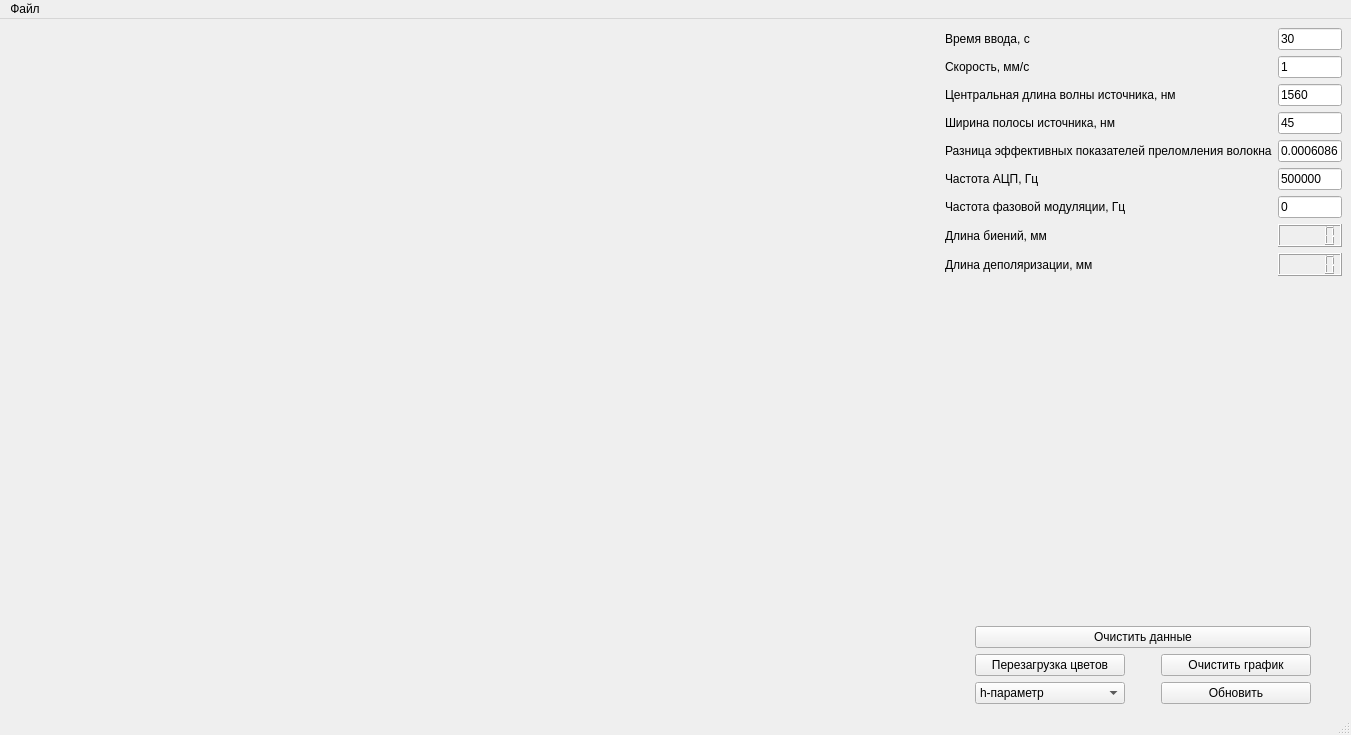
<?xml version="1.0" encoding="UTF-8"?>
<ui version="4.0">
 <class>MainWindow</class>
 <widget class="QMainWindow" name="MainWindow">
  <property name="geometry">
   <rect>
    <x>0</x>
    <y>0</y>
    <width>1351</width>
    <height>735</height>
   </rect>
  </property>
  <property name="windowTitle">
   <string>Analizator</string>
  </property>
  <widget class="QWidget" name="centralwidget">
   <layout class="QHBoxLayout" name="horizontalLayout" stretch="5,2">
    <item>
     <layout class="QVBoxLayout" name="verticalLayout_4" stretch="0,0">
      <property name="sizeConstraint">
       <enum>QLayout::SetDefaultConstraint</enum>
      </property>
      <item>
       <widget class="PlotWidget" name="graph_widget" native="true">
        <property name="minimumSize">
         <size>
          <width>900</width>
          <height>300</height>
         </size>
        </property>
       </widget>
      </item>
      <item>
       <widget class="PlotWidget" name="graph_widget_zoom" native="true">
        <property name="minimumSize">
         <size>
          <width>900</width>
          <height>300</height>
         </size>
        </property>
       </widget>
      </item>
     </layout>
    </item>
    <item>
     <layout class="QVBoxLayout" name="verticalLayout">
      <item>
       <layout class="QFormLayout" name="formLayout">
        <item row="0" column="0">
         <widget class="QLabel" name="label">
          <property name="text">
           <string>Время ввода, с</string>
          </property>
         </widget>
        </item>
        <item row="0" column="1">
         <widget class="QLineEdit" name="total_time">
          <property name="maximumSize">
           <size>
            <width>100</width>
            <height>16777215</height>
           </size>
          </property>
          <property name="text">
           <string>30</string>
          </property>
         </widget>
        </item>
        <item row="1" column="0">
         <widget class="QLabel" name="label_2">
          <property name="text">
           <string>Скорость, мм/c</string>
          </property>
         </widget>
        </item>
        <item row="1" column="1">
         <widget class="QLineEdit" name="speed">
          <property name="maximumSize">
           <size>
            <width>100</width>
            <height>16777215</height>
           </size>
          </property>
          <property name="text">
           <string>1</string>
          </property>
         </widget>
        </item>
        <item row="2" column="0">
         <widget class="QLabel" name="label_3">
          <property name="text">
           <string>Центральная длина волны источника, нм</string>
          </property>
         </widget>
        </item>
        <item row="2" column="1">
         <widget class="QLineEdit" name="lambda_source">
          <property name="maximumSize">
           <size>
            <width>100</width>
            <height>16777215</height>
           </size>
          </property>
          <property name="text">
           <string>1560</string>
          </property>
         </widget>
        </item>
        <item row="3" column="0">
         <widget class="QLabel" name="label_4">
          <property name="text">
           <string>Ширина полосы источника, нм</string>
          </property>
         </widget>
        </item>
        <item row="3" column="1">
         <widget class="QLineEdit" name="source_bandwith">
          <property name="maximumSize">
           <size>
            <width>100</width>
            <height>16777215</height>
           </size>
          </property>
          <property name="text">
           <string>45</string>
          </property>
         </widget>
        </item>
        <item row="4" column="0">
         <widget class="QLabel" name="label_5">
          <property name="text">
           <string>Разница эффективных показателей преломления волокна</string>
          </property>
         </widget>
        </item>
        <item row="4" column="1">
         <widget class="QLineEdit" name="delta_n">
          <property name="maximumSize">
           <size>
            <width>100</width>
            <height>16777215</height>
           </size>
          </property>
          <property name="text">
           <string>0.0006086</string>
          </property>
         </widget>
        </item>
        <item row="5" column="0">
         <widget class="QLabel" name="label_6">
          <property name="text">
           <string>Частота АЦП, Гц</string>
          </property>
         </widget>
        </item>
        <item row="5" column="1">
         <widget class="QLineEdit" name="ADC_fr">
          <property name="maximumSize">
           <size>
            <width>100</width>
            <height>16777215</height>
           </size>
          </property>
          <property name="text">
           <string>500000</string>
          </property>
         </widget>
        </item>
        <item row="6" column="0">
         <widget class="QLabel" name="label_7">
          <property name="text">
           <string>Частота фазовой модуляции, Гц</string>
          </property>
         </widget>
        </item>
        <item row="6" column="1">
         <widget class="QLineEdit" name="pm_fr">
          <property name="maximumSize">
           <size>
            <width>100</width>
            <height>16777215</height>
           </size>
          </property>
          <property name="text">
           <string>0</string>
          </property>
         </widget>
        </item>
        <item row="7" column="1">
         <widget class="QLCDNumber" name="beat_length"/>
        </item>
        <item row="7" column="0">
         <widget class="QLabel" name="label_8">
          <property name="text">
           <string>Длина биений, мм</string>
          </property>
         </widget>
        </item>
        <item row="8" column="0">
         <widget class="QLabel" name="label_9">
          <property name="text">
           <string>Длина деполяризации, мм</string>
          </property>
         </widget>
        </item>
        <item row="8" column="1">
         <widget class="QLCDNumber" name="depolarization_length"/>
        </item>
       </layout>
      </item>
      <item>
       <layout class="QGridLayout" name="gridLayout">
        <item row="1" column="1">
         <widget class="QPushButton" name="clear_graphButton">
          <property name="text">
           <string>Очистить график</string>
          </property>
         </widget>
        </item>
        <item row="2" column="1">
         <widget class="QPushButton" name="reloadButton">
          <property name="maximumSize">
           <size>
            <width>150</width>
            <height>16777215</height>
           </size>
          </property>
          <property name="text">
           <string>Обновить</string>
          </property>
         </widget>
        </item>
        <item row="2" column="0">
         <widget class="QComboBox" name="graphType">
          <property name="sizePolicy">
           <sizepolicy hsizetype="Minimum" vsizetype="Fixed">
            <horstretch>0</horstretch>
            <verstretch>0</verstretch>
           </sizepolicy>
          </property>
          <property name="maximumSize">
           <size>
            <width>150</width>
            <height>16777215</height>
           </size>
          </property>
          <item>
           <property name="text">
            <string>h-параметр</string>
           </property>
          </item>
          <item>
           <property name="text">
            <string>Видность</string>
           </property>
          </item>
          <item>
           <property name="text">
            <string>Фильтрованная видность</string>
           </property>
          </item>
          <item>
           <property name="text">
            <string>Интерференция</string>
           </property>
          </item>
          <item>
           <property name="text">
            <string>Фильтрованная интерференция</string>
           </property>
          </item>
          <item>
           <property name="text">
            <string>Фильтр интерференции</string>
           </property>
          </item>
          <item>
           <property name="text">
            <string>Фильтр видности</string>
           </property>
          </item>
         </widget>
        </item>
        <item row="1" column="0">
         <widget class="QPushButton" name="color_resetButton">
          <property name="text">
           <string>Перезагрузка цветов</string>
          </property>
         </widget>
        </item>
        <item row="0" column="0" colspan="2">
         <widget class="QPushButton" name="clear_dataButton">
          <property name="text">
           <string>Очистить данные</string>
          </property>
         </widget>
        </item>
       </layout>
      </item>
     </layout>
    </item>
   </layout>
  </widget>
  <widget class="QMenuBar" name="menubar">
   <property name="geometry">
    <rect>
     <x>0</x>
     <y>0</y>
     <width>1351</width>
     <height>26</height>
    </rect>
   </property>
   <widget class="QMenu" name="menu">
    <property name="title">
     <string>Файл</string>
    </property>
    <addaction name="newButton"/>
    <addaction name="openButton"/>
    <addaction name="saveButton"/>
   </widget>
   <addaction name="menu"/>
  </widget>
  <widget class="QStatusBar" name="statusbar"/>
  <action name="newButton">
   <property name="text">
    <string>Новый</string>
   </property>
  </action>
  <action name="openButton">
   <property name="text">
    <string>Открыть</string>
   </property>
  </action>
  <action name="saveButton">
   <property name="enabled">
    <bool>false</bool>
   </property>
   <property name="text">
    <string>Сохранить</string>
   </property>
  </action>
 </widget>
 <customwidgets>
  <customwidget>
   <class>PlotWidget</class>
   <extends>QWidget</extends>
   <header location="global">pyqtgraph</header>
   <container>1</container>
  </customwidget>
 </customwidgets>
 <resources/>
 <connections/>
</ui>
